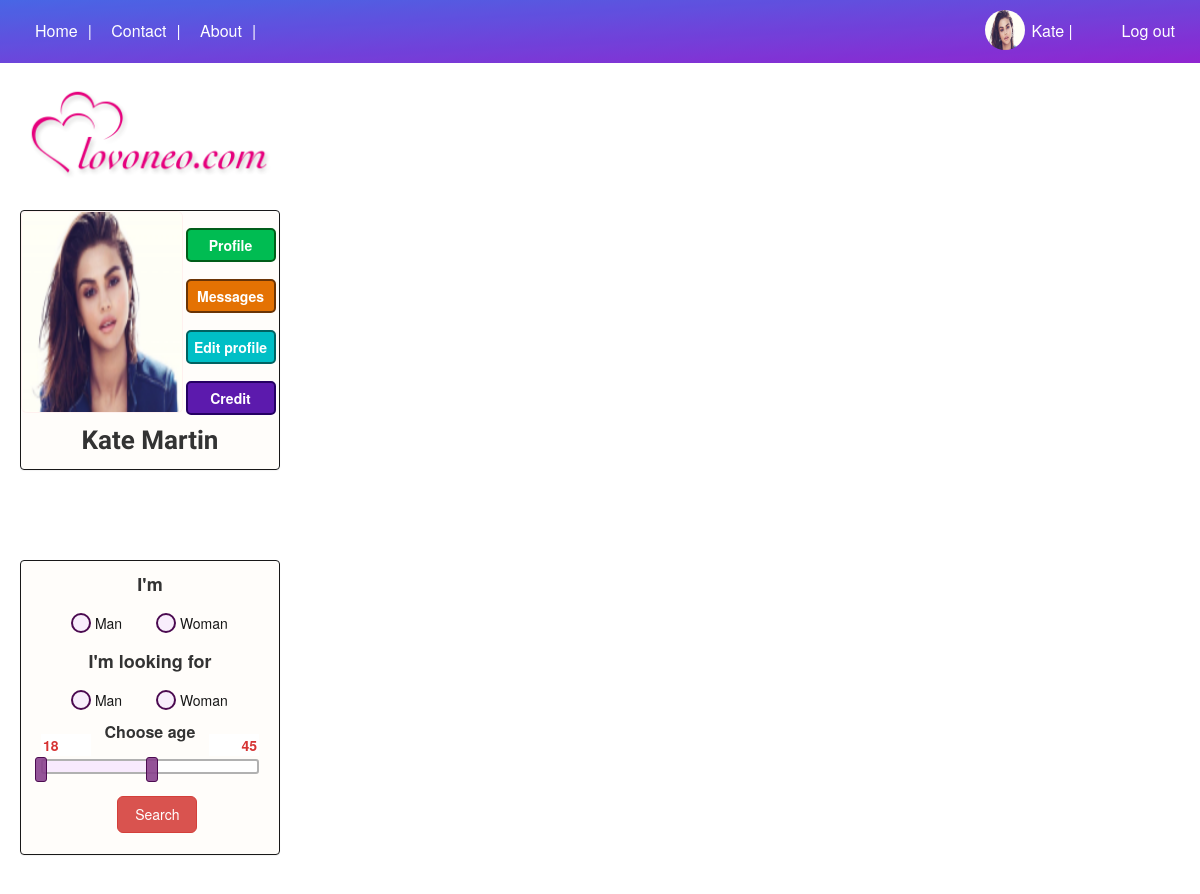
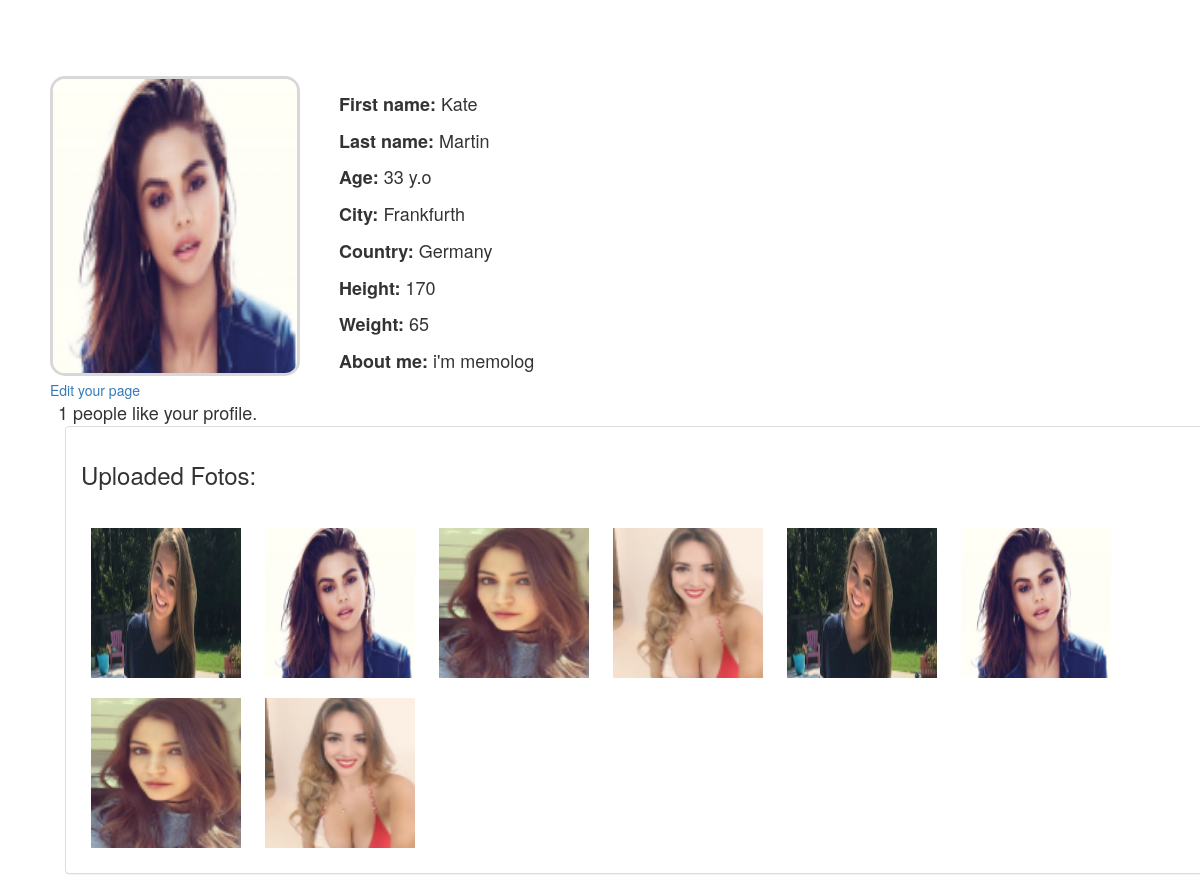
Screenshot of /view_profile.php (signed in) with the database file from the repository (2 pictures, top to bottom).
### tables this page shows
CREATE TABLE `register_user` (
  `register_user_id` int(11) NOT NULL,
  `user_name` varchar(250) NOT NULL,
  `user_email` varchar(250) NOT NULL,
  `user_password` varchar(250) NOT NULL,
  `user_activation_code` varchar(250) NOT NULL,
  `user_id` varchar(255) NOT NULL,
  `user_email_status` enum('not verified','verified') NOT NULL,
  `first_name` varchar(1000) NOT NULL,
  `last_name` varchar(1000) NOT NULL,
  `country` varchar(1000) NOT NULL,
  `city` varchar(1000) NOT NULL,
  `birth_date` date DEFAULT NULL,
  `profile_foto` varchar(1000) NOT NULL,
  `details` varchar(1000) NOT NULL,
  `gender` varchar(255) NOT NULL,
  `weight` varchar(255) NOT NULL,
  `height` varchar(255) NOT NULL
);

CREATE TABLE `files` (
  `id` int(11) NOT NULL,
  `file_name` varchar(255) NOT NULL,
  `uploaded_on` datetime NOT NULL,
  `us_us_id` varchar(255) NOT NULL
);

### view_profile.php (the view, shortened to what this page needs)
<?php
$user_id = $_SESSION['us_id'];
$con = new PDO( DB_DSN, DB_USERNAME, DB_PASSWORD );
$sthandler = $con->prepare("SELECT TIMESTAMPDIFF(YEAR, `birth_date`, CURDATE()) AS age , first_name, last_name, country, city, details, height, weight, profile_foto FROM register_user WHERE user_id = '$user_id'");
$sthandler->execute();
?>
<head>
<link rel="stylesheet" href="style_personal_page.css">
<link rel="stylesheet" href="https://cdnjs.cloudflare.com/ajax/libs/jqueryui/1.12.1/jquery-ui.min.css">
<link rel="stylesheet" type="text/css" href="slick/slick.css"/>
<link rel="stylesheet" type="text/css" href="slick/slick-theme.css"/>
<link rel="stylesheet" href="https://maxcdn.bootstrapcdn.com/bootstrap/3.3.0/css/bootstrap.min.css">
</head>
<body>
    <header class="head fixed">
        <div class="wrap">
            <nav class="pull_left">
                <ul class="list-unstyled ">
                <a class="active" href="index.php"><li class="li-item inline-block">Home</li></a>
                <a href="#contact"><li class="li-item inline-block">Contact</li></a>
                <a href="#about"><li class="li-item inline-block">About</li></a>
                </ul>
            </nav>
            <div class="pull-right rel">
            <a class="welcom" href="view_profile.php"> <?php
                if (isset($_SESSION['user_name'])) {
                    echo "<div class='profile_photo_menu_box inline-block'><img class='profile_photo_menu' src='".$_SESSION['profile_foto']."'> </div>";
                   echo ''.$_SESSION['first_name'];
                   echo '  |';
                }
                ?>
            </a>
            <?php
                if (isset($_SESSION['user_name'])) {
                    echo'<a href="logout.php">Log out</a>';
                }
                else echo '<a href="login.php">Log in</a>';
                ?>
            </div>
        </div>
    </header>
    <div class="wrap">
    <section class="section-control inline-block  rel">
        <div class="logo"></div>
            <div class="form-signin"  method="POST">
                    <?php
                    if(isset($_SESSION['user_name']))
                    {
                    include("user_on.php");
                    }
                    else
                    {
                    include("login.php");
                    }
                    ?>
            </div>
            <div class=" form-log ">
                    <?php
                        include("filter.php");
                        ?>
    <div class="inline-block right-side">
        <section class="section-photo">
            <?php while($row = $sthandler->fetch(PDO::FETCH_ASSOC)) : ?>
            <div class="photo-box inline-block">
                <img src="<?php echo $row ['profile_foto']?>" class="photo-person">
            </div>
            <div class="inline-block rel">
                <div class="info">
                    <div class="info-info"><span class="key">First name: </span><?php echo $row ['first_name'] ?></div>
                    <div class="info-info"><span class="key">Last name: </span><?php echo $row ['last_name'] ?></div>
                    <div class="info-info"><span class="key">Age: </span><?php echo $row ['age'] ?> y.o</div>
                    <div class="info-info"><span class="key">City: </span><?php echo $row ['city'] ?></div>
                    <div class="info-info"><span class="key">Country: </span><?php echo $row ['country'] ?></div>
                    <div class="info-info"><span class="key">Height: </span><?php echo $row ['height'] ?></div>
                    <div class="info-info"><span class="key">Weight: </span><?php echo $row ['weight'] ?></div>
                    <div class="info-info"><span class="key">About me: </span><?php echo $row ['details'] ?></div>
</div>
            <?php endwhile;?>
            </div>
<div class="changes">
<a href ="personal_page_edit.php?user_id=<?php echo $_SESSION['us_id']?>&&user_activation_code=<?php echo $_SESSION['user_activation_code']?>>">Edit your page</a>
</div>
<div class="likes_amount">
<?php
$like_to = $_SESSION['us_id'];
$pdo = new PDO( DB_DSN, DB_USERNAME, DB_PASSWORD);
$nLikes = $pdo->query("select count(*) FROM likes WHERE like_to = '$like_to'")->fetchColumn();
echo "$nLikes people like your profile.";
?>
</div>
            <div class="album">
                <?php
                include("fotos/view.php");
                ?>
            </div>
        </section>
    </div>
</body>

### user_on.php (shortened to what this page needs)
<!DOCTYPE html>
<html>
	<head>
        <link rel="stylesheet" href="user_on_style.css">
        <link rel="stylesheet" href="https://use.fontawesome.com/releases/v5.1.1/css/all.css">
  <link rel='stylesheet prefetch' href='https://cdnjs.cloudflare.com/ajax/libs/font-awesome/4.6.3/css/font-awesome.min.css'>
    </head>
	<body>
    <?php
include("connection.php");
$user_name = $_SESSION['user_name'];
$query = "SELECT * FROM register_user WHERE user_name = '$user_name'";
$mysql_result = mysqli_query($conn, $query);
?>
<?php
while ($row = mysqli_fetch_assoc($mysql_result)) :
?>
		<div class=" form-log">
			<div class="panel panel-default">
				<div class="panel-body rel">
                    <div class="photo-user-box inline-bock">
                        <img src = "<?php echo $row['profile_foto'];?>" class="photo-user">
                    </div>
                    <div class="buttons inline-bock">
                        <ul class="accordion-menu">
                          <li>
                            <div class="dropdownlink dropdownlink_1">
                            <a href="view_profile.php">Profile</a>
                            </div>
                          </li>
                          <li>
                            <div class="dropdownlink dropdownlink_2">
                            <a href="message1/message.php">Mеssages</a>
                            </div>
                          </li>
                          <li>
                            <div class="dropdownlink dropdownlink_3">
                            <a href="personal_page_edit.php?user_activation_code=<?php echo $row['user_activation_code'];?>&&user_id=<?php echo $row['user_id'];?>">Edit profile</a>
                            </div>
                          </li>
                          <li>
                            <div class="dropdownlink dropdownlink_4">
                            <a href="#">Credit</a>
                            </div>
                          </li>
                        </ul>
                    </div>
                    <div class="user-name-txt">
                    <?php echo $row['first_name']; ?>
                    <?php echo $row['last_name']; ?>
                    </div>
				</div>
			</div>
        </div>
<?php endwhile; ?>
	</body>
</html>

### fotos/view.php (shortened to what this page needs)
<!DOCTYPE html>
<html lang="en">
		<link href="fotos/css/bootstrap.min.css" rel="stylesheet">
	<body>
		<div class="container">
			<div class="panel panel-default">
				<div class="panel-body">
					<h3>Uploaded Fotos:</h3>
					<br/>
					<?php
						$conn = mysqli_connect("localhost","root","jvaac2283591","projekt");
						$query = "SELECT * FROM files WHERE us_us_id= '$user_id'";
						$result = mysqli_query($conn, $query);
						if(mysqli_num_rows($result) > 0)
						{
							while($row = mysqli_fetch_assoc($result))
							{
								$url = "albums/uploads/";
					?>
								<image src="<?php echo $url.$row['file_name']; ?>" class="images" />
					<?php
							}
						}
						else
						{
					?>
						<p>There are no images uploaded to display.</p>
					<?php
						}
					?>
				</div>
			</div>
		</div>
	</body>
</html>

### style_personal_page.css (style rules this page uses)
.inline-block { display: inline-block; }
.rel { position: relative; }
.fixed { position: fixed; }
.wrap { max-width: 1400px; padding-left: 20px; padding-right: 20px; margin: 0 auto; }
.welcom { cursor: pointer; position: absolute; left: -90px; }
.profile_photo_menu_box { width: 40px; height: 40px; border-radius: 50%; overflow: hidden; position: absolute; left: -47px; top: -10px; }
.profile_photo_menu { width: 40px; height: 50px; }
.head { background: linear-gradient(to top left,#8918ce, #3d5de4); opacity: 0.94 ; width: 100%; padding: 20px 5px; font-size: 16px; top:0; z-index: 1000; }
nav { width: 400px; display: inline-block !important; }
.pull-right { display: inline-block; }
.li-item { margin-left: 10px; padding-right: 5px; color: #ffffff; }
.li-item::after { content: "|"; padding-left: 10px; }
.head a { color: #ffffff !important; }
ul { margin-bottom: 0 !important; }
.logo { background: url('logo.png') no-repeat; background-size: cover; width: 260px; height: 100px; margin-bottom: 30px; }
.section-control { float: left; margin-top: 80px; width: 310px; height: 100%; clear: bottom; }
.right-side { max-width: 890px; }
.section-control .form-log { width: 260px; height: 350px; }
.section-control .panel-body { padding: 0 !important; }
.section-control .panel { background: #fffdf9cb; border-color: #181818 !important; }
.section-photo { margin-top: 90px; padding-left: 50px; }
.photo-box { width: 250px; height: 300px; overflow: hidden; border: 3px solid #cfcfcfcc; border-radius: 15px; }
.photo-person { width: 250px; height: 300px; }
.info { position: absolute; top: -290px; left: 30px; width: 500px; font-size: 18px; }
.key { font-weight: 600; }
.info-info { padding: 5px; }
.likes_amount { font-size: 18px; padding: 0 8px; }

### user_on_style.css (style rules this page uses)
.inline-block { display: inline-block; }
.section-control .form-log { width: 260px; }
.section-control .panel { background: #fffdf9cb; border-color: #181818 !important; }
.section-control .panel-body { padding: 0 !important; }
.photo-user-box { overflow: hidden; height: 200px; margin-top: 1px; margin-left:1px; width: 160px; border-radius: 5px; box-shadow: 0 0 0 1px rgba(255, 221, 221, 0.39) !important; }
.photo-user { height: 200px; width: 160px; }
.buttons { width: 97px; height: 240px; position: absolute; top: 0; right: 0; color: #fff; font-size: 22px; }
.user-name-txt { font-size: 26px; padding: 10px; text-align: center; overflow: hidden; font-family: 'Parisienne', cursive; font-weight: 600; }
ul { list-style: none; }
a { text-decoration: none !important; }
.accordion-menu { padding: 0 !important; }
.accordion-menu a { text-decoration: none !important; color: #ffffff !important; font-weight: 600; }
.dropdownlink { cursor: pointer; display: block; margin-top: 17px !important; border-radius: 5px; text-align: center; position: relative; -webkit-transition: all 0.4s ease-out; transition: all 0.4s ease-out; width: 90px; margin: 0 auto; font-size: 14px; padding: 5px; }
.dropdownlink_1 { background: #00bc52; border: 2px solid #005d18; }
.dropdownlink_2 { background: #e47203; border: 2px solid #6b3405; }
.dropdownlink_3 { background: #00bfc6; border: 2px solid #006261; }
.dropdownlink_4 { background: #5c1aad; border: 2px solid #250063; }

### fotos/view.php (style rules this page uses)
.images { width:150px; height:150px; cursor:pointer; margin:10px; }

### rows the page displays
register_user: profile_foto (picture), first_name "Kate", last_name "Martin", age "33", city "Frankfurth", country "Germany", height "170", weight "65", details "i'm memolog"
files: file_name (picture)
files: file_name (picture)
files: file_name (picture)
files: file_name (picture)
files: file_name (picture)
files: file_name (picture)
files: file_name (picture)
files: file_name (picture)

### other values shown
$_SESSION['first_name'] "Kate"
$nLikes "1"
